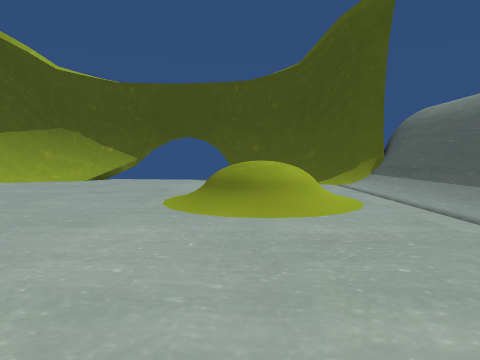
[1] (above)

16 first-person views from a walk through a 3-D level made in the Unity game engine. The camera is 1.3 m above the floor, tilts 4° down and sees 75° across. The floor is counted in squares, 2 m on a side. Each view is taken from the middle of a square. On the plan, view 1 faces up. The plan holds only what a view shows up to about 10 squares ahead; the rest is blank. The place goes on beyond the plan. The player character is not drawn.

[2]
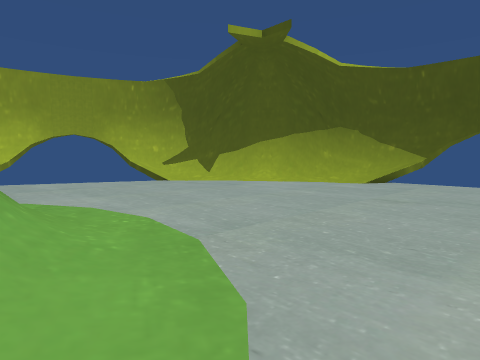

[3]
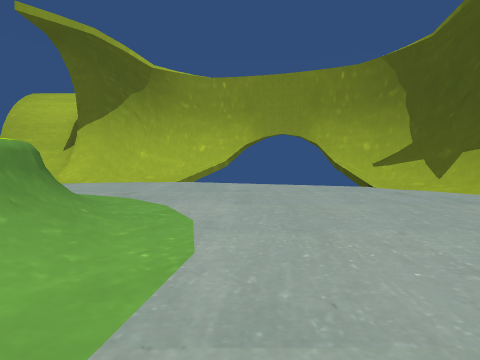

[4]
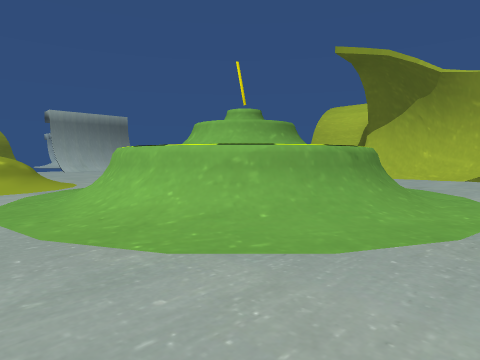

[5]
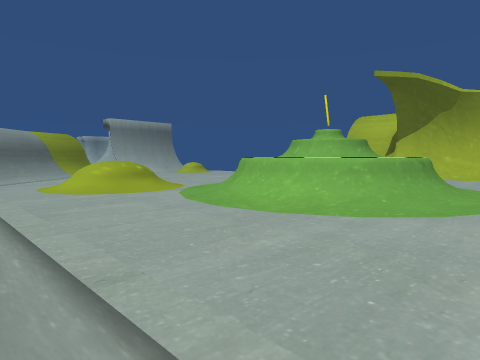

[6]
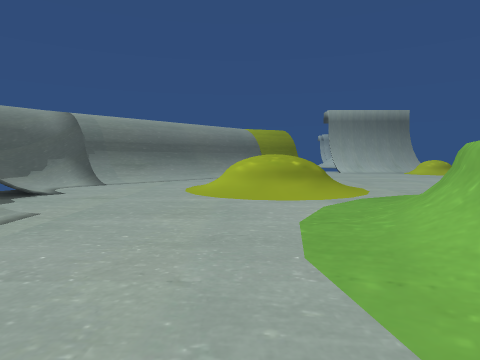

[7]
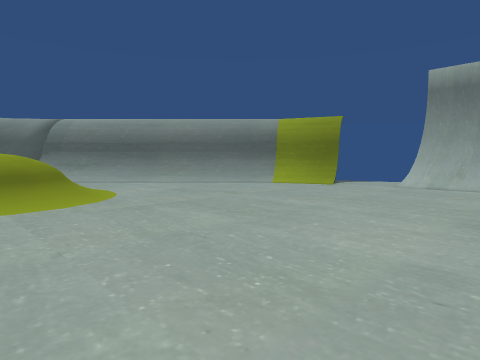

[8]
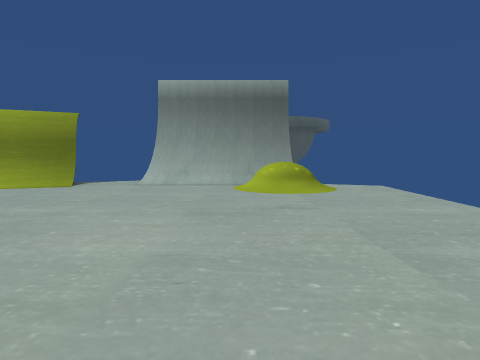

[9]
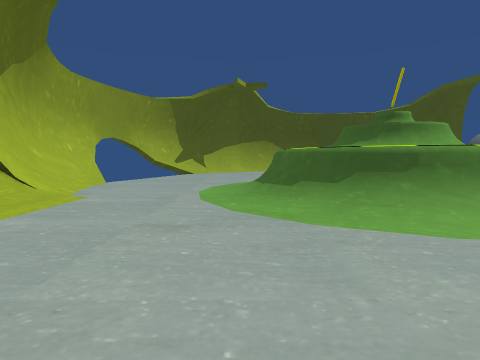

[10]
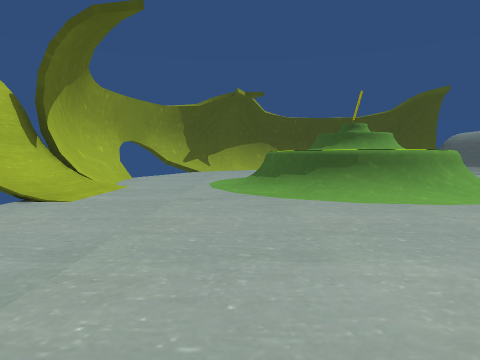

[11]
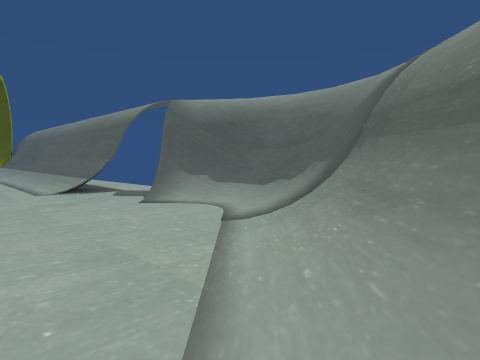

[12]
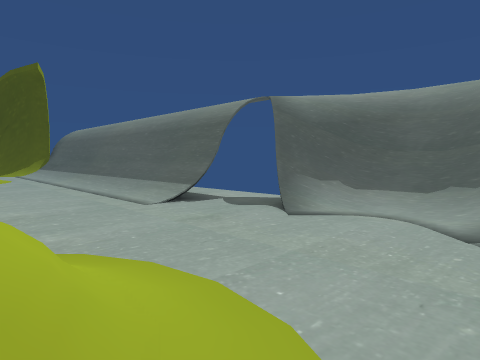

[13]
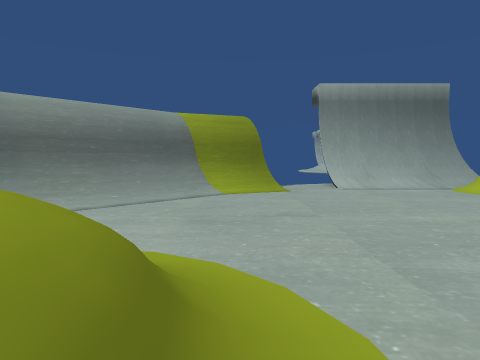

[14]
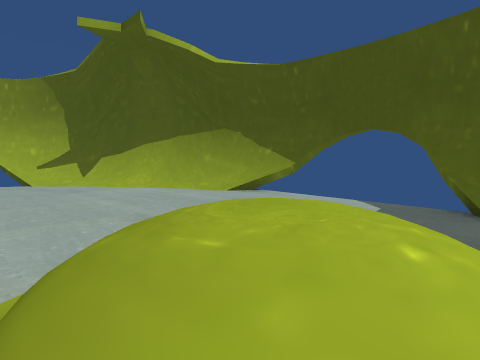

[15]
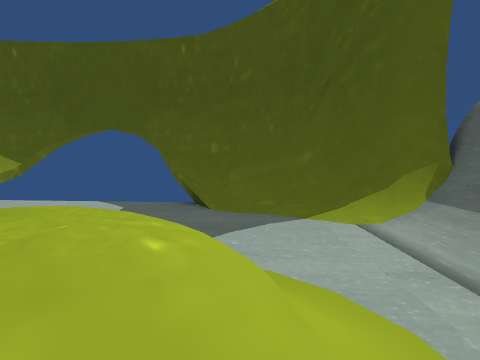

[16]
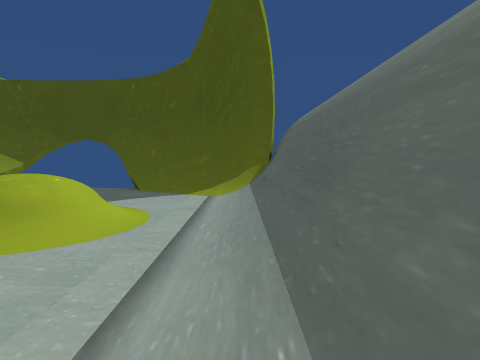

### Floor plan
Key: @ floor where view 1 was taken; # wall or solid block; . main floor; : floor 1 m higher than the main floor; / step, stairs or slope; = window, fence, low wall or low ledge; ^ raised ledge.
Columns run from 12 left of view 1 to 5 right of it. Each row starts with its distance up from view 1.
 10      ##### ####
  9     ##///...//##
  8   ###/......../##
  7  ##//........../#
  6  #:/........ /./#
  5  # ........///./#
  4    .........//./#
  3 #  ............/#
  2 # .....///...../#
  1 #/..../^^^=..../#
  0 #/.../ ^#^^/@../#
 -1 #/.../^##^^/.../#
 -2 #//../^^#^^/.../#
 -3 #//.../^^^=......
 -4 #//....///.//.../#
 -5   ........///.../#
 -6   ........////../#
 -7    .......///..//#
 -8   ............//##
 -9   ...........//##
-10   ..........//##
-11   ../......//##
-12   .///....//##
-13     ////./###
-14     ////#
-15    ######

Where each view was taken, in squares from view 1:
view 1: 0 up, 0 right, facing up
view 2: 1 up, 1 left, facing up-left
view 3: 3 up, 2 left, facing left
view 4: 3 up, 0 right, facing down-left
view 5: 3 up, 3 right, facing down-left
view 6: 1 up, 0 right, facing down
view 7: 5 down, 7 left, facing down-right
view 8: 5 down, 7 left, facing down
view 9: 7 down, 7 left, facing up
view 10: 9 down, 7 left, facing up
view 11: 9 down, 1 right, facing up-right
view 12: 7 down, 0 right, facing up-right
view 13: 5 down, 2 left, facing down
view 14: 4 up, 1 right, facing up-left
view 15: 4 up, 1 right, facing up
view 16: 1 up, 3 right, facing up
